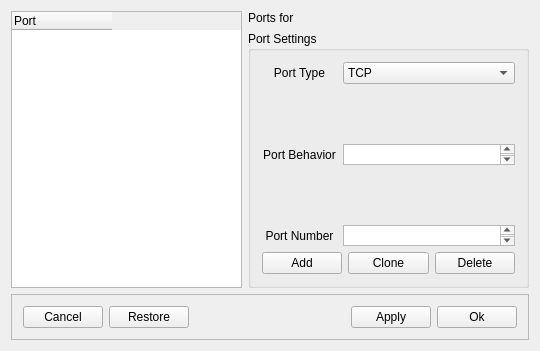
<?xml version="1.0" encoding="UTF-8"?>
<ui version="4.0">
 <class>portPopupClass</class>
 <widget class="QMainWindow" name="portPopupClass">
  <property name="geometry">
   <rect>
    <x>0</x>
    <y>0</y>
    <width>540</width>
    <height>351</height>
   </rect>
  </property>
  <property name="windowTitle">
   <string>Port Settings</string>
  </property>
  <widget class="QWidget" name="centralwidget">
   <layout class="QGridLayout" name="gridLayout_2">
    <item row="0" column="0">
     <layout class="QVBoxLayout" name="verticalLayout_2">
      <item>
       <layout class="QHBoxLayout" name="horizontalLayout_3">
        <item>
         <widget class="QTreeWidget" name="portTreeWidget">
          <property name="sortingEnabled">
           <bool>false</bool>
          </property>
          <attribute name="headerDefaultSectionSize">
           <number>97</number>
          </attribute>
          <attribute name="headerStretchLastSection">
           <bool>false</bool>
          </attribute>
          <attribute name="headerDefaultSectionSize">
           <number>97</number>
          </attribute>
          <attribute name="headerStretchLastSection">
           <bool>false</bool>
          </attribute>
          <column>
           <property name="text">
            <string>Port</string>
           </property>
          </column>
         </widget>
        </item>
        <item>
         <layout class="QVBoxLayout" name="verticalLayout">
          <item>
           <widget class="QLabel" name="nameLabel">
            <property name="text">
             <string>Ports for </string>
            </property>
            <property name="alignment">
             <set>Qt::AlignLeading|Qt::AlignLeft|Qt::AlignVCenter</set>
            </property>
           </widget>
          </item>
          <item>
           <widget class="QGroupBox" name="portGroupBox">
            <property name="sizePolicy">
             <sizepolicy hsizetype="MinimumExpanding" vsizetype="MinimumExpanding">
              <horstretch>0</horstretch>
              <verstretch>0</verstretch>
             </sizepolicy>
            </property>
            <property name="minimumSize">
             <size>
              <width>281</width>
              <height>181</height>
             </size>
            </property>
            <property name="title">
             <string>Port Settings</string>
            </property>
            <layout class="QGridLayout" name="gridLayout">
             <item row="0" column="0">
              <widget class="QLabel" name="portTypeLabel">
               <property name="text">
                <string>Port Type</string>
               </property>
               <property name="alignment">
                <set>Qt::AlignCenter</set>
               </property>
              </widget>
             </item>
             <item row="0" column="1">
              <widget class="QComboBox" name="typeComboBox">
               <item>
                <property name="text">
                 <string>TCP</string>
                </property>
               </item>
               <item>
                <property name="text">
                 <string>UDP</string>
                </property>
               </item>
              </widget>
             </item>
             <item row="1" column="1">
              <spacer name="verticalSpacer_2">
               <property name="orientation">
                <enum>Qt::Vertical</enum>
               </property>
               <property name="sizeHint" stdset="0">
                <size>
                 <width>20</width>
                 <height>45</height>
                </size>
               </property>
              </spacer>
             </item>
             <item row="2" column="0">
              <widget class="QLabel" name="portBehaviorLabel">
               <property name="text">
                <string>Port Behavior</string>
               </property>
               <property name="alignment">
                <set>Qt::AlignCenter</set>
               </property>
              </widget>
             </item>
             <item row="2" column="1">
              <widget class="QTextEdit" name="behaviorEdit">
               <property name="sizePolicy">
                <sizepolicy hsizetype="Expanding" vsizetype="Fixed">
                 <horstretch>0</horstretch>
                 <verstretch>0</verstretch>
                </sizepolicy>
               </property>
               <property name="minimumSize">
                <size>
                 <width>172</width>
                 <height>21</height>
                </size>
               </property>
               <property name="maximumSize">
                <size>
                 <width>172</width>
                 <height>21</height>
                </size>
               </property>
               <property name="html">
                <string>&lt;!DOCTYPE HTML PUBLIC &quot;-//W3C//DTD HTML 4.0//EN&quot; &quot;http://www.w3.org/TR/REC-html40/strict.dtd&quot;&gt;
&lt;html&gt;&lt;head&gt;&lt;meta name=&quot;qrichtext&quot; content=&quot;1&quot; /&gt;&lt;style type=&quot;text/css&quot;&gt;
p, li { white-space: pre-wrap; }
&lt;/style&gt;&lt;/head&gt;&lt;body style=&quot; font-family:'Sans Serif'; font-size:9pt; font-weight:400; font-style:normal;&quot;&gt;
&lt;table border=&quot;0&quot; style=&quot;-qt-table-type: root; margin-top:4px; margin-bottom:4px; margin-left:4px; margin-right:4px;&quot;&gt;
&lt;tr&gt;
&lt;td style=&quot;border: none;&quot;&gt;
&lt;p style=&quot;-qt-paragraph-type:empty; margin-top:0px; margin-bottom:0px; margin-left:0px; margin-right:0px; -qt-block-indent:0; text-indent:0px;&quot;&gt;&lt;/p&gt;
&lt;p style=&quot;-qt-paragraph-type:empty; margin-top:0px; margin-bottom:0px; margin-left:0px; margin-right:0px; -qt-block-indent:0; text-indent:0px;&quot;&gt;&lt;/p&gt;
&lt;p style=&quot;-qt-paragraph-type:empty; margin-top:0px; margin-bottom:0px; margin-left:0px; margin-right:0px; -qt-block-indent:0; text-indent:0px;&quot;&gt;&lt;/p&gt;
&lt;p style=&quot;-qt-paragraph-type:empty; margin-top:0px; margin-bottom:0px; margin-left:0px; margin-right:0px; -qt-block-indent:0; text-indent:0px;&quot;&gt;&lt;/p&gt;
&lt;p style=&quot;-qt-paragraph-type:empty; margin-top:0px; margin-bottom:0px; margin-left:0px; margin-right:0px; -qt-block-indent:0; text-indent:0px;&quot;&gt;&lt;/p&gt;
&lt;p style=&quot;-qt-paragraph-type:empty; margin-top:0px; margin-bottom:0px; margin-left:0px; margin-right:0px; -qt-block-indent:0; text-indent:0px;&quot;&gt;&lt;/p&gt;
&lt;p style=&quot;-qt-paragraph-type:empty; margin-top:0px; margin-bottom:0px; margin-left:0px; margin-right:0px; -qt-block-indent:0; text-indent:0px;&quot;&gt;&lt;/p&gt;&lt;/td&gt;&lt;/tr&gt;&lt;/table&gt;&lt;/body&gt;&lt;/html&gt;</string>
               </property>
              </widget>
             </item>
             <item row="3" column="1">
              <spacer name="verticalSpacer_3">
               <property name="orientation">
                <enum>Qt::Vertical</enum>
               </property>
               <property name="sizeHint" stdset="0">
                <size>
                 <width>20</width>
                 <height>44</height>
                </size>
               </property>
              </spacer>
             </item>
             <item row="4" column="0">
              <widget class="QLabel" name="portNumberLabel">
               <property name="text">
                <string>Port Number</string>
               </property>
               <property name="alignment">
                <set>Qt::AlignCenter</set>
               </property>
              </widget>
             </item>
             <item row="4" column="1">
              <widget class="QTextEdit" name="portNumberEdit">
               <property name="sizePolicy">
                <sizepolicy hsizetype="Expanding" vsizetype="Expanding">
                 <horstretch>0</horstretch>
                 <verstretch>0</verstretch>
                </sizepolicy>
               </property>
               <property name="minimumSize">
                <size>
                 <width>172</width>
                 <height>21</height>
                </size>
               </property>
               <property name="maximumSize">
                <size>
                 <width>172</width>
                 <height>21</height>
                </size>
               </property>
               <property name="html">
                <string>&lt;!DOCTYPE HTML PUBLIC &quot;-//W3C//DTD HTML 4.0//EN&quot; &quot;http://www.w3.org/TR/REC-html40/strict.dtd&quot;&gt;
&lt;html&gt;&lt;head&gt;&lt;meta name=&quot;qrichtext&quot; content=&quot;1&quot; /&gt;&lt;style type=&quot;text/css&quot;&gt;
p, li { white-space: pre-wrap; }
&lt;/style&gt;&lt;/head&gt;&lt;body style=&quot; font-family:'Sans Serif'; font-size:9pt; font-weight:400; font-style:normal;&quot;&gt;
&lt;table border=&quot;0&quot; style=&quot;-qt-table-type: root; margin-top:4px; margin-bottom:4px; margin-left:4px; margin-right:4px;&quot;&gt;
&lt;tr&gt;
&lt;td style=&quot;border: none;&quot;&gt;
&lt;p style=&quot;-qt-paragraph-type:empty; margin-top:0px; margin-bottom:0px; margin-left:0px; margin-right:0px; -qt-block-indent:0; text-indent:0px;&quot;&gt;&lt;/p&gt;
&lt;p style=&quot;-qt-paragraph-type:empty; margin-top:0px; margin-bottom:0px; margin-left:0px; margin-right:0px; -qt-block-indent:0; text-indent:0px;&quot;&gt;&lt;/p&gt;
&lt;p style=&quot;-qt-paragraph-type:empty; margin-top:0px; margin-bottom:0px; margin-left:0px; margin-right:0px; -qt-block-indent:0; text-indent:0px;&quot;&gt;&lt;/p&gt;
&lt;p style=&quot;-qt-paragraph-type:empty; margin-top:0px; margin-bottom:0px; margin-left:0px; margin-right:0px; -qt-block-indent:0; text-indent:0px;&quot;&gt;&lt;/p&gt;
&lt;p style=&quot;-qt-paragraph-type:empty; margin-top:0px; margin-bottom:0px; margin-left:0px; margin-right:0px; -qt-block-indent:0; text-indent:0px;&quot;&gt;&lt;/p&gt;
&lt;p style=&quot;-qt-paragraph-type:empty; margin-top:0px; margin-bottom:0px; margin-left:0px; margin-right:0px; -qt-block-indent:0; text-indent:0px;&quot;&gt;&lt;/p&gt;
&lt;p style=&quot;-qt-paragraph-type:empty; margin-top:0px; margin-bottom:0px; margin-left:0px; margin-right:0px; -qt-block-indent:0; text-indent:0px;&quot;&gt;&lt;/p&gt;&lt;/td&gt;&lt;/tr&gt;&lt;/table&gt;&lt;/body&gt;&lt;/html&gt;</string>
               </property>
              </widget>
             </item>
             <item row="5" column="0" colspan="2">
              <layout class="QHBoxLayout" name="horizontalLayout_2">
               <item>
                <widget class="QPushButton" name="addButton">
                 <property name="text">
                  <string>Add</string>
                 </property>
                </widget>
               </item>
               <item>
                <widget class="QPushButton" name="cloneButton">
                 <property name="text">
                  <string>Clone</string>
                 </property>
                </widget>
               </item>
               <item>
                <widget class="QPushButton" name="deleteButton">
                 <property name="text">
                  <string>Delete</string>
                 </property>
                </widget>
               </item>
              </layout>
             </item>
            </layout>
           </widget>
          </item>
         </layout>
        </item>
       </layout>
      </item>
      <item>
       <widget class="QFrame" name="frame">
        <property name="frameShape">
         <enum>QFrame::StyledPanel</enum>
        </property>
        <property name="frameShadow">
         <enum>QFrame::Raised</enum>
        </property>
        <layout class="QHBoxLayout" name="horizontalLayout">
         <item>
          <widget class="QPushButton" name="cancelButton">
           <property name="text">
            <string>Cancel</string>
           </property>
          </widget>
         </item>
         <item>
          <widget class="QPushButton" name="defaultsButton">
           <property name="text">
            <string>Restore</string>
           </property>
          </widget>
         </item>
         <item>
          <spacer name="horizontalSpacer">
           <property name="orientation">
            <enum>Qt::Horizontal</enum>
           </property>
           <property name="sizeType">
            <enum>QSizePolicy::MinimumExpanding</enum>
           </property>
           <property name="sizeHint" stdset="0">
            <size>
             <width>20</width>
             <height>20</height>
            </size>
           </property>
          </spacer>
         </item>
         <item>
          <widget class="QPushButton" name="applyButton">
           <property name="text">
            <string>Apply</string>
           </property>
          </widget>
         </item>
         <item>
          <widget class="QPushButton" name="okButton">
           <property name="text">
            <string>Ok</string>
           </property>
          </widget>
         </item>
        </layout>
       </widget>
      </item>
     </layout>
    </item>
   </layout>
  </widget>
 </widget>
 <layoutdefault spacing="6" margin="11"/>
 <resources/>
 <connections/>
</ui>
